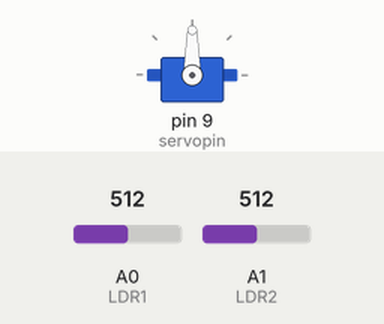
The sketch below on a simulated Arduino Uno, built with avr-gcc and run on an emulated ATmega328P. On the bench: servo. The test bench sets the inputs (shaded band); at power-on: A0 (LDR1) = 512, A1 (LDR2) = 512.

Above: at 3.2 s.
3.3 s: A0 (LDR1) set to 528
At 3.87 s:
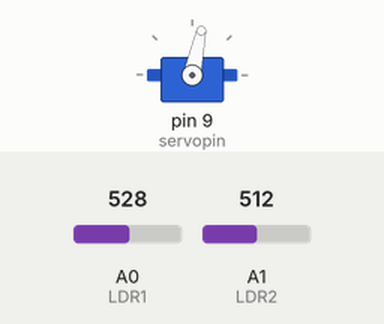
6.3 s: A1 (LDR2) set to 523
At 6.3 s:
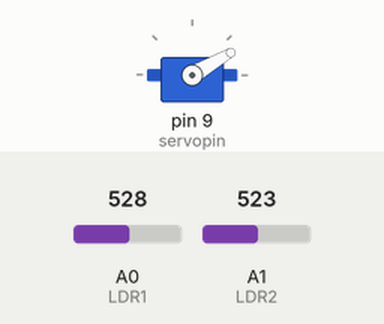
7.8 s: A1 (LDR2) set to 511
At 10.4 s:
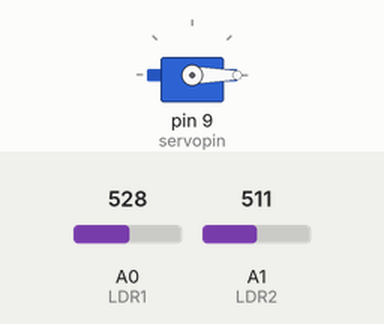
10.8 s: A1 (LDR2) set to 716
At 12.82 s:
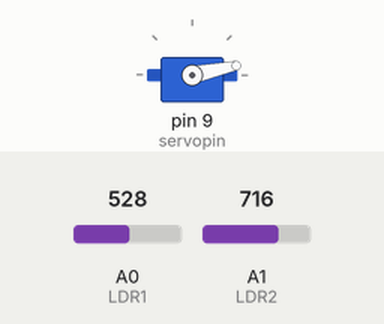
13.8 s: A0 (LDR1) set to 698
16.8 s: A0 (LDR1) set to 720
At 16.8 s:
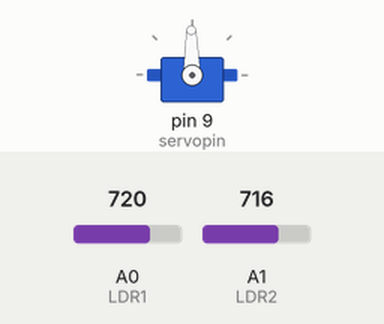
Timing chart, 0 to 19.3 s (numbered marks = the images above; inputs shaded):
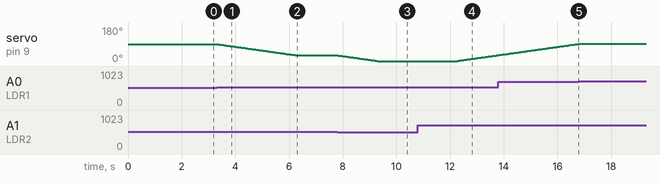

The sketch:

8_Solar_Tracker_Single_Axis_tinkercad.ino
```cpp
// Techatronic.com
//#include <Servo.h>      //including the library of servo motor
#include <PWMServo.h>

PWMServo sg90;
int initial_position = 90;
int LDR1 = A0;          //connect The LDR1 on Pin A0
int LDR2 = A1;          //Connect The LDR2 on pin A1
int error = 5;
int servopin=9;         //You can change servo just makesure its on arduino's PWM pin
void setup()
{

  sg90.attach(servopin);
  pinMode(LDR1, INPUT);
  pinMode(LDR2, INPUT);
  sg90.write(initial_position);   //Move servo at 90 degree
  delay(2000);
}

void loop()
{
  int R1 = analogRead(LDR1); // read  LDR 1
  int R2 = analogRead(LDR2); // read  LDR 2
  int diff1= abs(R1 - R2);
  int diff2= abs(R2 - R1);

  if((diff1 <= error) || (diff2 <= error)) {

  } else {
    if(R1 > R2)
    {
      initial_position = --initial_position;
    }
    if(R1 < R2)
    {
      initial_position = ++initial_position;
    }
  }
  sg90.write(initial_position);
  delay(50);
}
```

Measured:
- the behaviour switches between 517 and 518 on A0 (LDR1) (found by bisection; images 0 and 1)
- the behaviour switches between 522 and 523 on A1 (LDR2) (found by bisection; images 1 and 2)
- the behaviour switches between 710 and 711 on A0 (LDR1) (found by bisection; images 4 and 5)
- after the input at 3.3 s, servo on pin 9 (servopin): moves from 90° to 30° over 3.0 s, starting at once
- after the input at 6.3 s, servo on pin 9 (servopin): stays 30° (without the input it goes to 29° after 0.03 s)
- after the input at 7.8 s, servo on pin 9 (servopin): moves from 30° to 0° over 1.5 s, starting at once
- after the input at 10.8 s, servo on pin 9 (servopin): moves from 0° to 31° over 1.5 s, starting after 1.5 s
- after the input at 16.8 s, servo on pin 9 (servopin): stays 91° (without the input it goes to 92° after 0.04 s)
